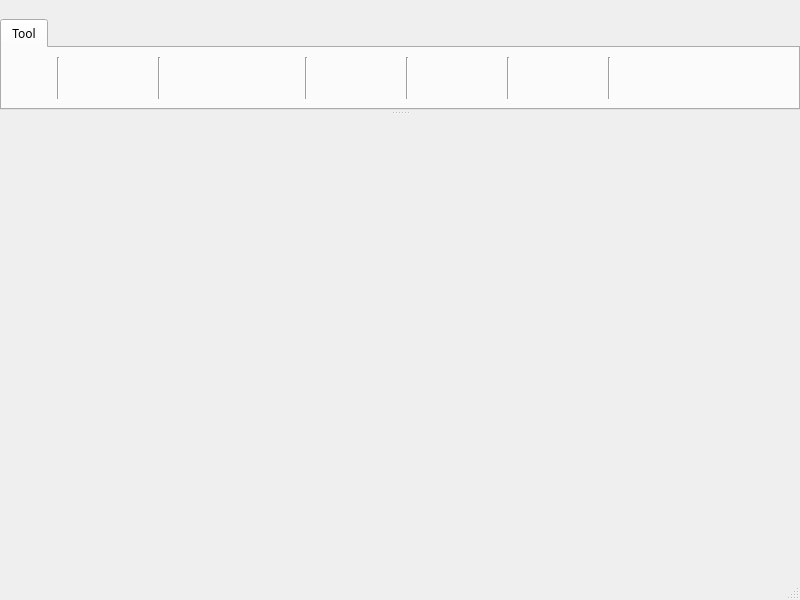
<?xml version="1.0" encoding="UTF-8"?>
<ui version="4.0">
 <class>GoMainWindow</class>
 <widget class="QMainWindow" name="GoMainWindow">
  <property name="geometry">
   <rect>
    <x>0</x>
    <y>0</y>
    <width>800</width>
    <height>600</height>
   </rect>
  </property>
  <property name="font">
   <font>
    <family>微软雅黑</family>
    <pointsize>9</pointsize>
    <weight>50</weight>
    <bold>false</bold>
    <stylestrategy>PreferAntialias</stylestrategy>
   </font>
  </property>
  <property name="windowTitle">
   <string>GO Methodology</string>
  </property>
  <widget class="QWidget" name="centralwidget">
   <layout class="QVBoxLayout" name="verticalLayout">
    <property name="spacing">
     <number>0</number>
    </property>
    <property name="leftMargin">
     <number>1</number>
    </property>
    <property name="topMargin">
     <number>1</number>
    </property>
    <property name="rightMargin">
     <number>1</number>
    </property>
    <property name="bottomMargin">
     <number>0</number>
    </property>
    <item>
     <widget class="QWidget" name="widget" native="true">
      <layout class="QHBoxLayout" name="horizontalLayout_3">
       <property name="spacing">
        <number>0</number>
       </property>
       <property name="leftMargin">
        <number>0</number>
       </property>
       <property name="topMargin">
        <number>0</number>
       </property>
       <property name="rightMargin">
        <number>0</number>
       </property>
       <property name="bottomMargin">
        <number>0</number>
       </property>
      </layout>
     </widget>
    </item>
   </layout>
  </widget>
  <widget class="QStatusBar" name="statusbar"/>
  <widget class="QDockWidget" name="dockWidgetTab">
   <property name="features">
    <set>QDockWidget::NoDockWidgetFeatures</set>
   </property>
   <property name="allowedAreas">
    <set>Qt::TopDockWidgetArea</set>
   </property>
   <attribute name="dockWidgetArea">
    <number>4</number>
   </attribute>
   <widget class="QWidget" name="dockWidgetContents_2">
    <layout class="QVBoxLayout" name="verticalLayout_2">
     <property name="spacing">
      <number>0</number>
     </property>
     <property name="leftMargin">
      <number>0</number>
     </property>
     <property name="topMargin">
      <number>0</number>
     </property>
     <property name="rightMargin">
      <number>0</number>
     </property>
     <property name="bottomMargin">
      <number>0</number>
     </property>
     <item>
      <widget class="QTabWidget" name="tabWidget">
       <property name="maximumSize">
        <size>
         <width>16777215</width>
         <height>130</height>
        </size>
       </property>
       <property name="styleSheet">
        <string notr="true"/>
       </property>
       <property name="currentIndex">
        <number>0</number>
       </property>
       <widget class="QWidget" name="tab">
        <attribute name="title">
         <string>Tool</string>
        </attribute>
        <layout class="QHBoxLayout" name="horizontalLayout_2">
         <item>
          <widget class="QToolButton" name="toolButtonMarkov">
           <property name="minimumSize">
            <size>
             <width>40</width>
             <height>40</height>
            </size>
           </property>
           <property name="maximumSize">
            <size>
             <width>40</width>
             <height>40</height>
            </size>
           </property>
           <property name="font">
            <font>
             <family>微软雅黑</family>
            </font>
           </property>
           <property name="toolTip">
            <string>Markov Model</string>
           </property>
           <property name="text">
            <string/>
           </property>
           <property name="icon">
            <iconset resource="../resource.qrc">
             <normaloff>:/icon/resource/image/new_markov.png</normaloff>:/icon/resource/image/new_markov.png</iconset>
           </property>
           <property name="iconSize">
            <size>
             <width>32</width>
             <height>32</height>
            </size>
           </property>
           <property name="shortcut">
            <string>Ctrl+N</string>
           </property>
           <property name="popupMode">
            <enum>QToolButton::DelayedPopup</enum>
           </property>
           <property name="toolButtonStyle">
            <enum>Qt::ToolButtonTextUnderIcon</enum>
           </property>
           <property name="autoRaise">
            <bool>true</bool>
           </property>
          </widget>
         </item>
         <item>
          <widget class="Line" name="line">
           <property name="orientation">
            <enum>Qt::Vertical</enum>
           </property>
          </widget>
         </item>
         <item>
          <widget class="QToolButton" name="toolButtonOpen">
           <property name="minimumSize">
            <size>
             <width>40</width>
             <height>40</height>
            </size>
           </property>
           <property name="maximumSize">
            <size>
             <width>40</width>
             <height>40</height>
            </size>
           </property>
           <property name="font">
            <font>
             <family>Segoe UI</family>
            </font>
           </property>
           <property name="toolTip">
            <string>Open</string>
           </property>
           <property name="text">
            <string/>
           </property>
           <property name="icon">
            <iconset resource="../resource.qrc">
             <normaloff>:/icon/resource/image/open.png</normaloff>:/icon/resource/image/open.png</iconset>
           </property>
           <property name="iconSize">
            <size>
             <width>32</width>
             <height>32</height>
            </size>
           </property>
           <property name="shortcut">
            <string>Ctrl+O</string>
           </property>
           <property name="toolButtonStyle">
            <enum>Qt::ToolButtonTextUnderIcon</enum>
           </property>
           <property name="autoRaise">
            <bool>true</bool>
           </property>
          </widget>
         </item>
         <item>
          <widget class="QToolButton" name="toolButtonClose">
           <property name="minimumSize">
            <size>
             <width>40</width>
             <height>40</height>
            </size>
           </property>
           <property name="maximumSize">
            <size>
             <width>40</width>
             <height>40</height>
            </size>
           </property>
           <property name="font">
            <font>
             <family>Segoe UI</family>
            </font>
           </property>
           <property name="toolTip">
            <string>Close</string>
           </property>
           <property name="text">
            <string/>
           </property>
           <property name="icon">
            <iconset resource="../resource.qrc">
             <normaloff>:/icon/resource/image/close.png</normaloff>:/icon/resource/image/close.png</iconset>
           </property>
           <property name="iconSize">
            <size>
             <width>32</width>
             <height>32</height>
            </size>
           </property>
           <property name="shortcut">
            <string>Ctrl+W</string>
           </property>
           <property name="toolButtonStyle">
            <enum>Qt::ToolButtonTextUnderIcon</enum>
           </property>
           <property name="autoRaise">
            <bool>true</bool>
           </property>
          </widget>
         </item>
         <item>
          <widget class="Line" name="line_2">
           <property name="orientation">
            <enum>Qt::Vertical</enum>
           </property>
          </widget>
         </item>
         <item>
          <widget class="QToolButton" name="toolButtonSave">
           <property name="minimumSize">
            <size>
             <width>40</width>
             <height>40</height>
            </size>
           </property>
           <property name="maximumSize">
            <size>
             <width>40</width>
             <height>40</height>
            </size>
           </property>
           <property name="font">
            <font>
             <family>Segoe UI</family>
            </font>
           </property>
           <property name="toolTip">
            <string>Save</string>
           </property>
           <property name="text">
            <string/>
           </property>
           <property name="icon">
            <iconset resource="../resource.qrc">
             <normaloff>:/icon/resource/image/save.png</normaloff>:/icon/resource/image/save.png</iconset>
           </property>
           <property name="iconSize">
            <size>
             <width>32</width>
             <height>32</height>
            </size>
           </property>
           <property name="shortcut">
            <string>Ctrl+S</string>
           </property>
           <property name="toolButtonStyle">
            <enum>Qt::ToolButtonTextUnderIcon</enum>
           </property>
           <property name="autoRaise">
            <bool>true</bool>
           </property>
          </widget>
         </item>
         <item>
          <widget class="QToolButton" name="toolButtonSaveAs">
           <property name="minimumSize">
            <size>
             <width>40</width>
             <height>40</height>
            </size>
           </property>
           <property name="maximumSize">
            <size>
             <width>40</width>
             <height>40</height>
            </size>
           </property>
           <property name="font">
            <font>
             <family>Segoe UI</family>
            </font>
           </property>
           <property name="toolTip">
            <string>Save As</string>
           </property>
           <property name="text">
            <string/>
           </property>
           <property name="icon">
            <iconset resource="../resource.qrc">
             <normaloff>:/icon/resource/image/saveas.png</normaloff>:/icon/resource/image/saveas.png</iconset>
           </property>
           <property name="iconSize">
            <size>
             <width>32</width>
             <height>32</height>
            </size>
           </property>
           <property name="toolButtonStyle">
            <enum>Qt::ToolButtonTextUnderIcon</enum>
           </property>
           <property name="autoRaise">
            <bool>true</bool>
           </property>
          </widget>
         </item>
         <item>
          <widget class="QToolButton" name="toolButtonSaveAll">
           <property name="minimumSize">
            <size>
             <width>40</width>
             <height>40</height>
            </size>
           </property>
           <property name="maximumSize">
            <size>
             <width>40</width>
             <height>40</height>
            </size>
           </property>
           <property name="font">
            <font>
             <family>Segoe UI</family>
            </font>
           </property>
           <property name="toolTip">
            <string>Save All</string>
           </property>
           <property name="text">
            <string/>
           </property>
           <property name="icon">
            <iconset resource="../resource.qrc">
             <normaloff>:/icon/resource/image/saveall.png</normaloff>:/icon/resource/image/saveall.png</iconset>
           </property>
           <property name="iconSize">
            <size>
             <width>32</width>
             <height>32</height>
            </size>
           </property>
           <property name="shortcut">
            <string>Ctrl+Shift+S</string>
           </property>
           <property name="toolButtonStyle">
            <enum>Qt::ToolButtonTextUnderIcon</enum>
           </property>
           <property name="autoRaise">
            <bool>true</bool>
           </property>
          </widget>
         </item>
         <item>
          <widget class="Line" name="line_3">
           <property name="orientation">
            <enum>Qt::Vertical</enum>
           </property>
          </widget>
         </item>
         <item>
          <widget class="QToolButton" name="toolButtonAnalysis">
           <property name="minimumSize">
            <size>
             <width>40</width>
             <height>40</height>
            </size>
           </property>
           <property name="maximumSize">
            <size>
             <width>40</width>
             <height>40</height>
            </size>
           </property>
           <property name="font">
            <font>
             <family>Segoe UI</family>
            </font>
           </property>
           <property name="toolTip">
            <string>Analysis</string>
           </property>
           <property name="text">
            <string/>
           </property>
           <property name="icon">
            <iconset resource="../resource.qrc">
             <normaloff>:/icon/resource/image/start.png</normaloff>:/icon/resource/image/start.png</iconset>
           </property>
           <property name="iconSize">
            <size>
             <width>32</width>
             <height>32</height>
            </size>
           </property>
           <property name="shortcut">
            <string>F9</string>
           </property>
           <property name="toolButtonStyle">
            <enum>Qt::ToolButtonTextUnderIcon</enum>
           </property>
           <property name="autoRaise">
            <bool>true</bool>
           </property>
          </widget>
         </item>
         <item>
          <widget class="QToolButton" name="toolButtonCut">
           <property name="minimumSize">
            <size>
             <width>40</width>
             <height>40</height>
            </size>
           </property>
           <property name="maximumSize">
            <size>
             <width>40</width>
             <height>40</height>
            </size>
           </property>
           <property name="font">
            <font>
             <family>Segoe UI</family>
            </font>
           </property>
           <property name="toolTip">
            <string>Cut</string>
           </property>
           <property name="text">
            <string/>
           </property>
           <property name="icon">
            <iconset resource="../resource.qrc">
             <normaloff>:/icon/resource/image/cut.png</normaloff>:/icon/resource/image/cut.png</iconset>
           </property>
           <property name="iconSize">
            <size>
             <width>32</width>
             <height>32</height>
            </size>
           </property>
           <property name="toolButtonStyle">
            <enum>Qt::ToolButtonTextUnderIcon</enum>
           </property>
           <property name="autoRaise">
            <bool>true</bool>
           </property>
          </widget>
         </item>
         <item>
          <widget class="Line" name="line_6">
           <property name="orientation">
            <enum>Qt::Vertical</enum>
           </property>
          </widget>
         </item>
         <item>
          <widget class="QToolButton" name="toolButtonCopy">
           <property name="minimumSize">
            <size>
             <width>40</width>
             <height>40</height>
            </size>
           </property>
           <property name="maximumSize">
            <size>
             <width>40</width>
             <height>40</height>
            </size>
           </property>
           <property name="font">
            <font>
             <family>Segoe UI</family>
            </font>
           </property>
           <property name="toolTip">
            <string>Copy</string>
           </property>
           <property name="text">
            <string/>
           </property>
           <property name="icon">
            <iconset resource="../resource.qrc">
             <normaloff>:/icon/resource/image/copy.png</normaloff>:/icon/resource/image/copy.png</iconset>
           </property>
           <property name="iconSize">
            <size>
             <width>32</width>
             <height>32</height>
            </size>
           </property>
           <property name="toolButtonStyle">
            <enum>Qt::ToolButtonTextUnderIcon</enum>
           </property>
           <property name="autoRaise">
            <bool>true</bool>
           </property>
          </widget>
         </item>
         <item>
          <widget class="QToolButton" name="toolButtonDelete">
           <property name="minimumSize">
            <size>
             <width>40</width>
             <height>40</height>
            </size>
           </property>
           <property name="maximumSize">
            <size>
             <width>40</width>
             <height>40</height>
            </size>
           </property>
           <property name="font">
            <font>
             <family>Segoe UI</family>
            </font>
           </property>
           <property name="toolTip">
            <string>Delete</string>
           </property>
           <property name="text">
            <string/>
           </property>
           <property name="icon">
            <iconset resource="../resource.qrc">
             <normaloff>:/icon/resource/image/delete.png</normaloff>:/icon/resource/image/delete.png</iconset>
           </property>
           <property name="iconSize">
            <size>
             <width>32</width>
             <height>32</height>
            </size>
           </property>
           <property name="toolButtonStyle">
            <enum>Qt::ToolButtonTextUnderIcon</enum>
           </property>
           <property name="autoRaise">
            <bool>true</bool>
           </property>
          </widget>
         </item>
         <item>
          <widget class="Line" name="line_4">
           <property name="orientation">
            <enum>Qt::Vertical</enum>
           </property>
          </widget>
         </item>
         <item>
          <widget class="QToolButton" name="toolButtonZoomIn">
           <property name="minimumSize">
            <size>
             <width>40</width>
             <height>40</height>
            </size>
           </property>
           <property name="maximumSize">
            <size>
             <width>40</width>
             <height>40</height>
            </size>
           </property>
           <property name="font">
            <font>
             <family>Segoe UI</family>
            </font>
           </property>
           <property name="toolTip">
            <string>Zoom In</string>
           </property>
           <property name="text">
            <string/>
           </property>
           <property name="icon">
            <iconset resource="../resource.qrc">
             <normaloff>:/icon/resource/image/zoomin.png</normaloff>:/icon/resource/image/zoomin.png</iconset>
           </property>
           <property name="iconSize">
            <size>
             <width>32</width>
             <height>32</height>
            </size>
           </property>
           <property name="shortcut">
            <string>Ctrl+=</string>
           </property>
           <property name="toolButtonStyle">
            <enum>Qt::ToolButtonTextUnderIcon</enum>
           </property>
           <property name="autoRaise">
            <bool>true</bool>
           </property>
          </widget>
         </item>
         <item>
          <widget class="QToolButton" name="toolButtonZoomOut">
           <property name="minimumSize">
            <size>
             <width>40</width>
             <height>40</height>
            </size>
           </property>
           <property name="maximumSize">
            <size>
             <width>40</width>
             <height>40</height>
            </size>
           </property>
           <property name="font">
            <font>
             <family>Segoe UI</family>
            </font>
           </property>
           <property name="toolTip">
            <string>Zoom Out</string>
           </property>
           <property name="text">
            <string/>
           </property>
           <property name="icon">
            <iconset resource="../resource.qrc">
             <normaloff>:/icon/resource/image/zoomout.png</normaloff>:/icon/resource/image/zoomout.png</iconset>
           </property>
           <property name="iconSize">
            <size>
             <width>32</width>
             <height>32</height>
            </size>
           </property>
           <property name="shortcut">
            <string>Ctrl+-</string>
           </property>
           <property name="toolButtonStyle">
            <enum>Qt::ToolButtonTextUnderIcon</enum>
           </property>
           <property name="autoRaise">
            <bool>true</bool>
           </property>
          </widget>
         </item>
         <item>
          <widget class="Line" name="line_5">
           <property name="orientation">
            <enum>Qt::Vertical</enum>
           </property>
          </widget>
         </item>
         <item>
          <widget class="QToolButton" name="toolButtonFeedback">
           <property name="minimumSize">
            <size>
             <width>40</width>
             <height>40</height>
            </size>
           </property>
           <property name="maximumSize">
            <size>
             <width>40</width>
             <height>40</height>
            </size>
           </property>
           <property name="font">
            <font>
             <family>Segoe UI</family>
            </font>
           </property>
           <property name="toolTip">
            <string>Global Feedback</string>
           </property>
           <property name="text">
            <string/>
           </property>
           <property name="icon">
            <iconset resource="../resource.qrc">
             <normaloff>:/icon/resource/image/set_global_feedback.png</normaloff>:/icon/resource/image/set_global_feedback.png</iconset>
           </property>
           <property name="iconSize">
            <size>
             <width>32</width>
             <height>32</height>
            </size>
           </property>
           <property name="shortcut">
            <string>Ctrl+G</string>
           </property>
           <property name="toolButtonStyle">
            <enum>Qt::ToolButtonTextUnderIcon</enum>
           </property>
           <property name="autoRaise">
            <bool>true</bool>
           </property>
          </widget>
         </item>
         <item>
          <widget class="QToolButton" name="toolButtonUnlockFb">
           <property name="minimumSize">
            <size>
             <width>40</width>
             <height>40</height>
            </size>
           </property>
           <property name="maximumSize">
            <size>
             <width>40</width>
             <height>40</height>
            </size>
           </property>
           <property name="font">
            <font>
             <family>Segoe UI</family>
            </font>
           </property>
           <property name="toolTip">
            <string>Cancel Global Feedback</string>
           </property>
           <property name="statusTip">
            <string/>
           </property>
           <property name="text">
            <string/>
           </property>
           <property name="icon">
            <iconset resource="../resource.qrc">
             <normaloff>:/icon/resource/image/unset_global_feedback.png</normaloff>:/icon/resource/image/unset_global_feedback.png</iconset>
           </property>
           <property name="iconSize">
            <size>
             <width>32</width>
             <height>32</height>
            </size>
           </property>
           <property name="shortcut">
            <string>Ctrl+Shift+G</string>
           </property>
           <property name="toolButtonStyle">
            <enum>Qt::ToolButtonTextUnderIcon</enum>
           </property>
           <property name="autoRaise">
            <bool>true</bool>
           </property>
          </widget>
         </item>
         <item>
          <spacer name="horizontalSpacer">
           <property name="orientation">
            <enum>Qt::Horizontal</enum>
           </property>
           <property name="sizeHint" stdset="0">
            <size>
             <width>40</width>
             <height>20</height>
            </size>
           </property>
          </spacer>
         </item>
        </layout>
       </widget>
      </widget>
     </item>
    </layout>
   </widget>
  </widget>
 </widget>
 <resources>
  <include location="../resource.qrc"/>
 </resources>
 <connections/>
</ui>
